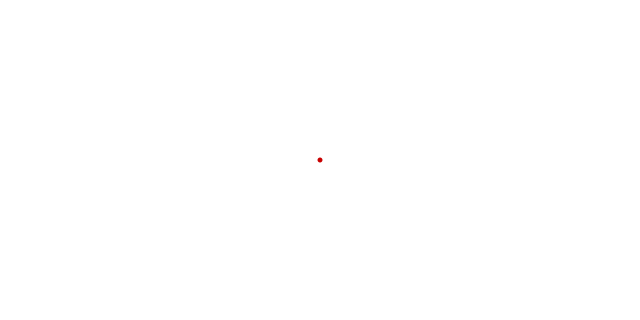
Frame 1 (no input)
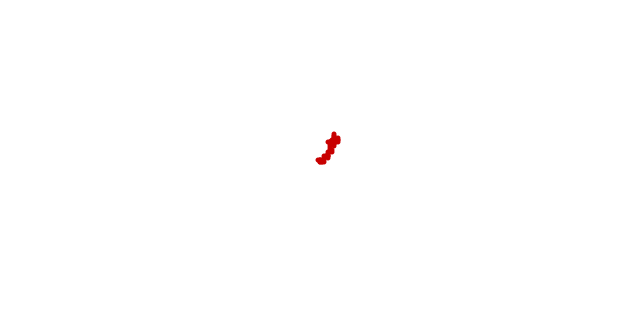
Frame 60 (the mouse pressed at the canvas centre just before this capture)
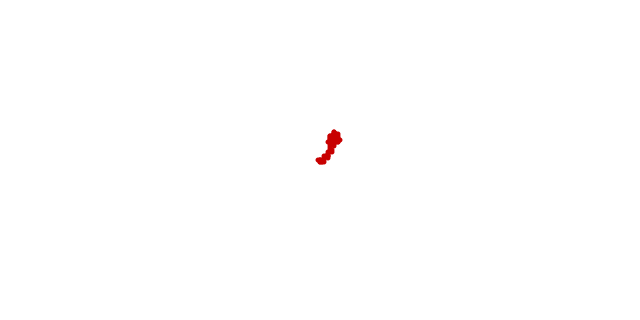
Frame 120 (the mouse held since frame 60 and released just before this capture)

The Processing sketch that drew these frames (run headless with seeded random() and noise(); from frame 60 on, the mouse is pressed at the canvas centre):

// Processing sketch: caminante_aleatorio
// ── caminante_aleatorio.pde
Caminante c;

void setup() {
  size(640, 320);
  background(255);
  c = new Caminante();
}

void draw() {
  c.mostrar();
  c.caminar();
}

// ── Caminante.pde
class Caminante {

  float x;
  float y;
  float dx;
  float dy;

  Caminante() {
    this.x = width * 0.5;
    this.y = height * 0.5;
    this.dx = 2;
    this.dy = 2;
  }

  void mostrar() {
    noStroke();
    fill(200, 0, 0);
    ellipse(this.x, this.y, 5, 5);
  }

  void caminar() {
    int choice = int(random(4));

    switch(choice) {
    case 0:
      y -= this.dy;
      break;
    case 1:
      x += this.dx;
      break;
    case 2:
      y += this.dy;
      break;
    case 3:
      x -= this.dx;
      break;
    }

    x = constrain(x, 0, width-1);
    y = constrain(y, 0, height-1);
  }
}
